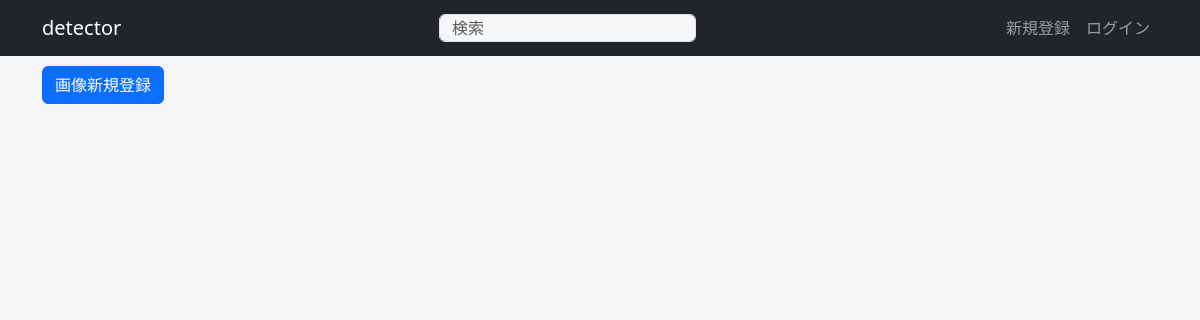
The app's page /, older data.
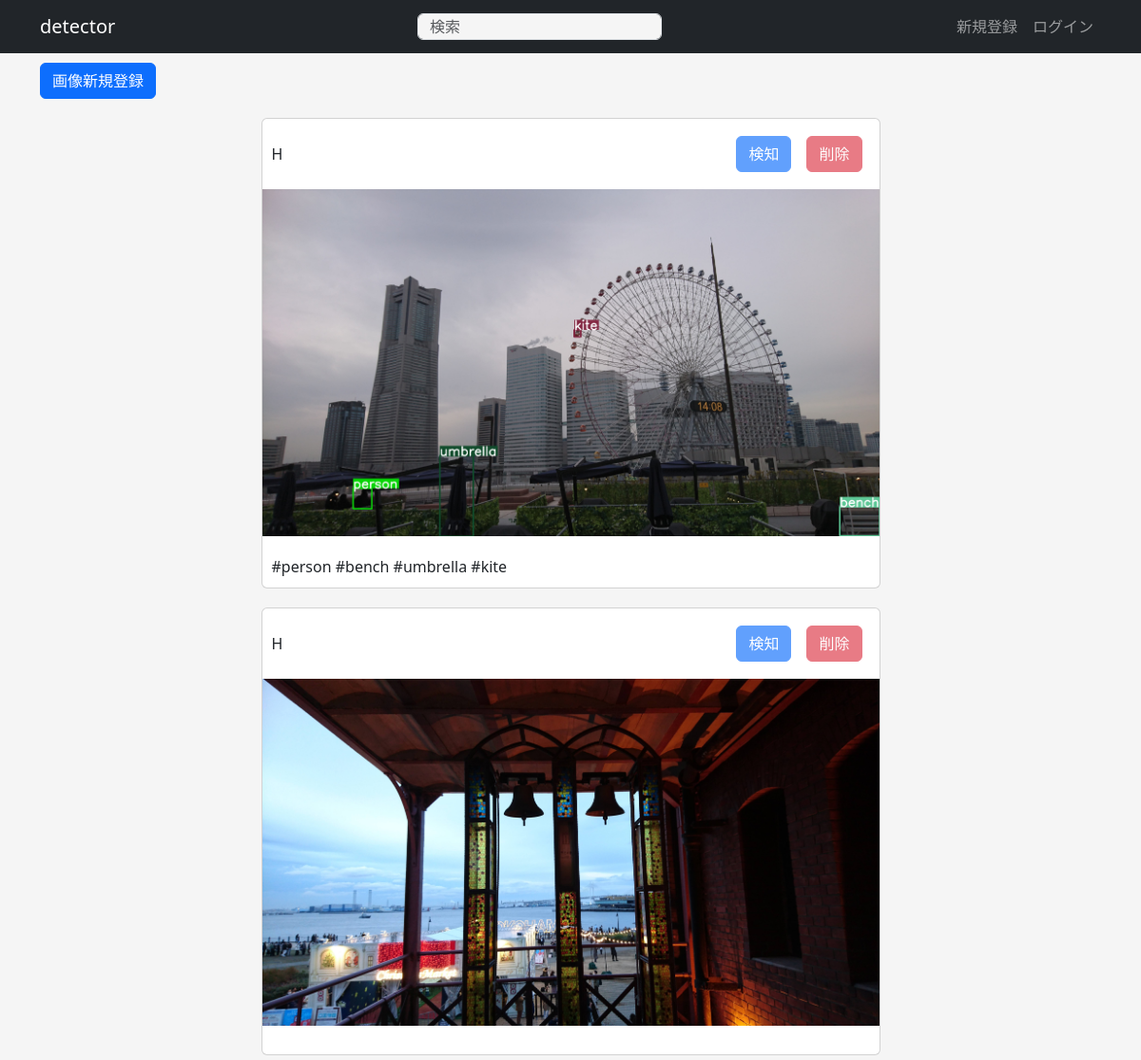
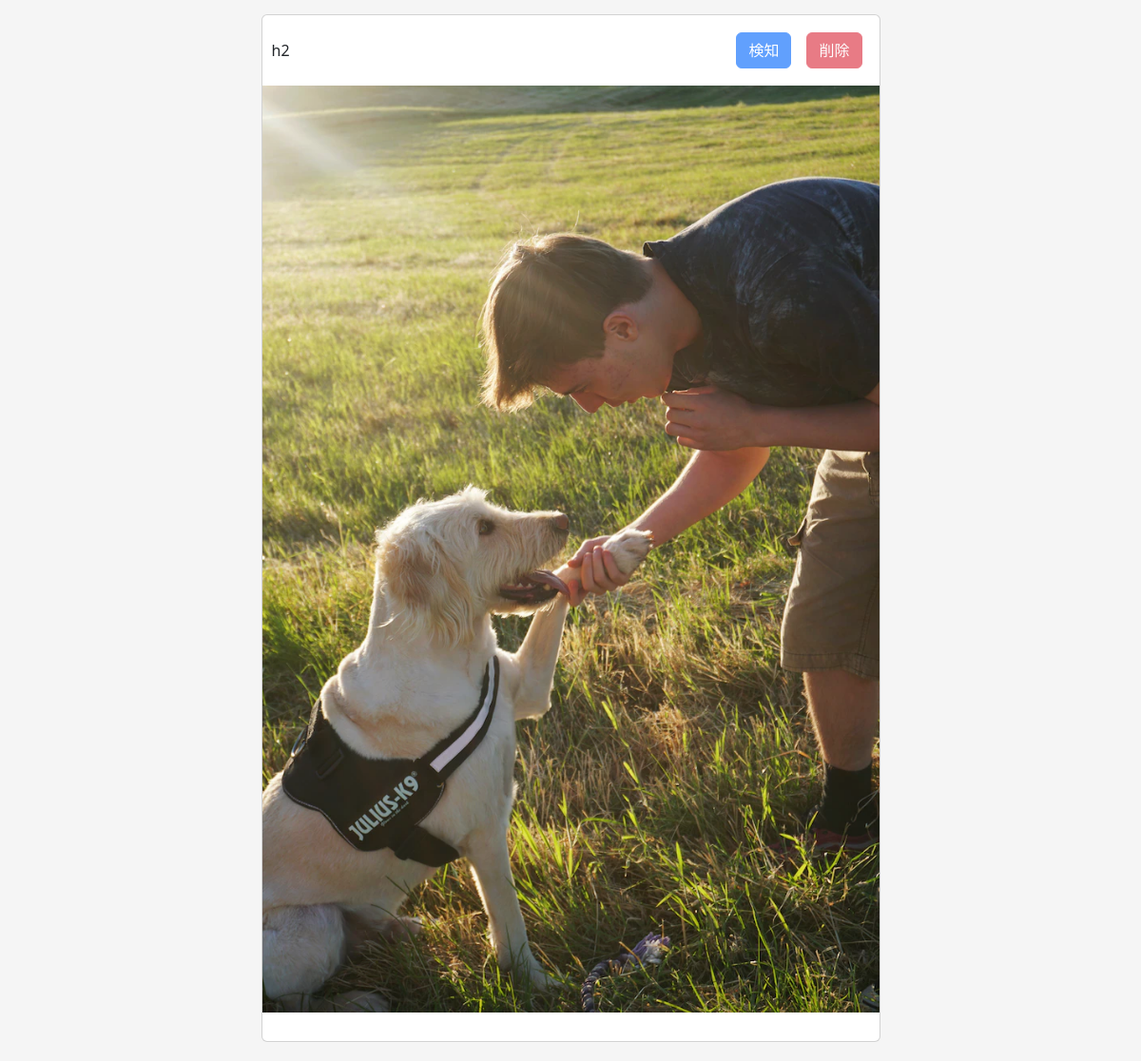
The same page, newer data (2 pictures, top to bottom).
### apps/crud/models.py (models this page shows, shortened)
class User(db.Model, UserMixin):
    __tablename__ = "users"
    id = db.Column(db.Integer, primary_key=True)
    username = db.Column(db.String, index=True)
    email = db.Column(db.String, unique=True, index=True)
    password_hash = db.Column(db.String)
    created_at = db.Column(db.DateTime, default=datetime.now)
    updated_at = db.Column(db.DateTime, default=datetime.now, onupdate=datetime.now)
    user_images = db.relationship("UserImage", backref="user")
    @property
    def password(self):
        raise AttributeError("読み取り不可")

### apps/detector/models.py (models this page shows)
class UserImage(db.Model):
    __tablename__ = "user_images"
    id = db.Column(db.Integer, primary_key=True)
    user_id = db.Column(db.String, db.ForeignKey("users.id"))
    image_path = db.Column(db.String)
    is_detected = db.Column(db.Boolean, default=False)
    created_at = db.Column(db.DateTime, default=datetime.now)
    updated_at = db.Column(db.DateTime, default=datetime.now, onupdate=datetime.now)

class UserImageTag(db.Model):
    __tablename__ = "user_image_tags"
    id = db.Column(db.Integer, primary_key=True)
    user_image_id = db.Column(db.String, db.ForeignKey("user_images.id"))
    tag_name = db.Column(db.String)
    created_at = db.Column(db.DateTime, default=datetime.now)
    updated_at = db.Column(db.DateTime, default=datetime.now, onupdate=datetime.now)

### apps/detector/views.py (the view)
@dt.route("/")
def index():
    user_images = (
        db.session.query(User, UserImage)
        .join(UserImage)
        .filter(User.id == UserImage.user_id)
        .all()
    )
    user_image_tag_dict = {}
    for user_image in user_images:
        user_image_tags = (
            db.session.query(UserImageTag)
            .filter(UserImageTag.user_image_id == user_image.UserImage.id)
            .all()
        )
        user_image_tag_dict[user_image.UserImage.id] = user_image_tags
    detector_form = DetectorForm()
    delete_form = DeleteForm()
    return render_template(
        "detector/index.html",
        user_images=user_images,
        user_image_tag_dict=user_image_tag_dict,
        detector_form=detector_form,
        delete_form=delete_form,
    )

### apps/detector/forms.py
class DetectorForm(FlaskForm):
    submit = SubmitField("検知")

class DeleteForm(FlaskForm):
    submit = SubmitField("削除")

### apps/detector/templates/detector/index.html (shortened to what this page needs)
{% extends "detector/base.html" %}
{% block content %}
<div class="col-md-10 text-right dt-image-register-btn">
    <a href="{{ url_for('detector.upload_image') }}" class="btn btn-primary">画像新規登録</a>
</div>
{% for user_image in user_images %}
<div class="card col-md-7 dt-image-content">
    <header class="d-flex justify-content-between">
        <div class="dt-image-username">{{ user_image.User.username }}</div>
        <div class="d-flex flex-row-reverse">
            <div class="p-2">
                <form action="{{ url_for('detector.delete_image', image_id=user_image.UserImage.id) }}" method="POST">
                    {% if current_user.id == user_image.User.id %}
                    {{ delete_form.submit(class="btn btn-danger") }}
                    {% else%}
                    {{ delete_form.submit(class="btn btn-danger", disabled="disabled") }}
                    {% endif %}
                </form>
            </div>
            <div class="p-2">
                <form action="{{ url_for('detector.detect', image_id=user_image.UserImage.id) }}" method="POST">
                    {% if current_user.id == user_image.User.id and user_image.UserImage.is_detected == False %}
                    {{ detector_form.submit(class="btn btn-primary") }}
                    {% else %}
                    {{ detector_form.submit(class="btn btn-primary", disabled="disabled") }}
                    {% endif %}
                </form>
            </div>
        </div>
    </header>
    <section>
        <img src="{{ url_for('detector.image_file', filename=user_image.UserImage.image_path) }}" alt="アップロード画像">
    </section>
    <footer>
        {% for tag in user_image_tag_dict[user_image.UserImage.id] %}
        #{{ tag.tag_name}}
        {% endfor %}
    </footer>
</div>
{% endfor %}
{% endblock %}

### apps/detector/templates/detector/base.html (shortened to what this page needs)
<!DOCTYPE html>
<html lang="ja">
<head>
    <link rel="stylesheet" href="{{ url_for('static', filename='css/bootstrap.min.css') }}">
    <link rel="stylesheet" href="{{ url_for('static', filename='css/style.css') }}">
</head>
<body>
    <nav class="navbar navbar-expand-lg navbar-dark bg-dark">
        <div class="container">
            <a class="navbar-brand" href="{{ url_for('detector.index') }}">detector</a>
            {% if url_for(request.endpoint) == url_for('detector.index') or url_for(request.endpoint) ==
            url_for('detector.search') %}
            <div class="btn-group">
                <form action="{{ url_for('detector.search') }}" method="GET" name="dtSearchForm">
                    {% if request.args.get("search") %}
                    <input type="search" id="dt-search" class="form-control col-md-12 dt-search" placeholder="検索"
                        name="search" value="{{ request.args.get('search') }}">
                    {% else %}
                    <input type="search" id="dt-search" class="form-control col-md-12 dt-search" placeholder="検索"
                        name="search">
                    {% endif %}
                </form>
            </div>
            {% endif %}
            <ul class="navbar-nav">
                {% if current_user.is_authenticated %}
                <li class="nav-item">
                    <span class="nav-link">{{ current_user.username }}</span>
                </li>
                <li class="nav-item">
                    <a href="{{ url_for('auth.logout') }}">ログアウト</a>
                </li>
                {% else %}
                <li class="nav-item">
                    <a class="nav-link" href="{{ url_for('auth.signup') }}">新規登録</a>
                </li>
                <li class="nav-item">
                    <a class="nav-link" href="{{ url_for('auth.login') }}">ログイン</a>
                </li>
                {% endif %}
            </ul>
        </div>
    </nav>
    <section class="container">
        {% block content %}{% endblock %}
    </section>
</body>
</html>

### apps/static/css/style.css (style rules this page uses)
body { background-color: #f5f5f5; }
input[type="search"] { background-color: #f5f5f5; }
.dt-search { height: 28px !important; }
.dt-image-content { margin: 20px auto; padding: 0; }
.dt-image-username { padding-top: 15px; }
.dt-image-register-btn { padding: 10px 47px 0 0; }
.dt-image-content header { padding: 10px 10px 0 10px; }
.dt-image-content section { padding: 10px 0; margin: auto; }
.dt-image-content footer { padding: 10px; }
.dt-image-content section img { width: 100%; }

Row changes from the older to the newer data that the page shows:
added User: User.username "H", image_path (picture)
added UserImageTag: tag_name "person"
added UserImageTag: tag_name "bench"
added UserImageTag: tag_name "umbrella"
added UserImageTag: tag_name "kite"
added User: User.username "h2", image_path (picture)
